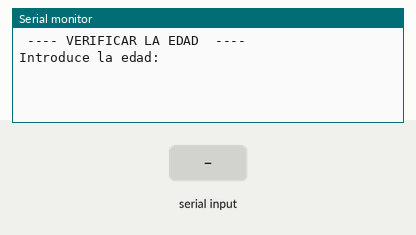
A sketch run on a simulated Arduino Uno, built with avr-gcc and run on an emulated ATmega328P. Shown: the last lines printed to the serial monitor. The inputs (shaded band) are chosen by the test bench.

Above: at 1.2 s.
1.3 s: "90,45\n" received over Serial
At 2.0 s:
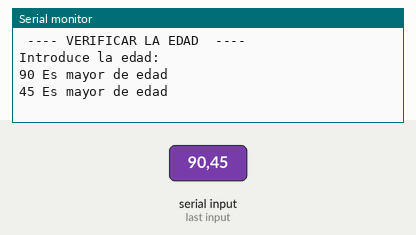
2.8 s: "30,150\n" received over Serial
At 4.4 s:
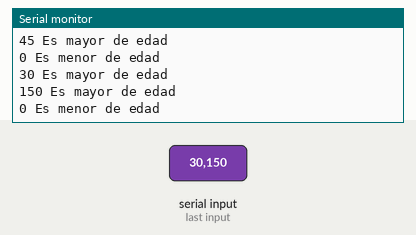
Timing chart, 0 to 5.9 s (numbered marks = the images above; inputs shaded):
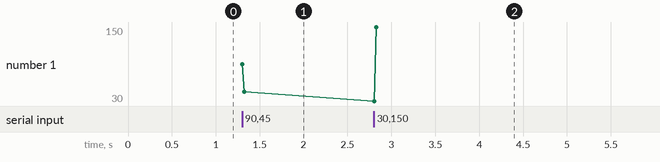

The sketch:

05_P02_MayorDeEdad.ino
```cpp
/*
  Programa 2: Verificar si es mayor de edad
*/

int edad = 0;

void setup(){

  Serial.begin(9600); // Comunicación serial

  Serial.println(" ---- VERIFICAR LA EDAD  ----");
  Serial.println("");
  Serial.println("Introduce la edad: ");
}

void loop() {

  // Verificar si hay datos disponibles
  if (Serial.available() > 0) {

    // leer un carácter
    edad = Serial.parseInt();

    if (edad >= 18){
      Serial.print(edad); Serial.println(" Es mayor de edad");
    }
    else if (edad < 18 && edad >= 0){
      Serial.print(edad); Serial.println(" Es menor de edad");
    }
    else
      Serial.println("Error, la edad debe ser mayor o igual a 0");
  }

}
```

Measured:
- after the input at 1.3 s, the serial monitor: prints a new line at once (image 1)
- after the input at 2.8 s, the serial monitor: prints a new line at once (image 2)
- plotted number 1: 45 → 150 after the input at 2.8 s
